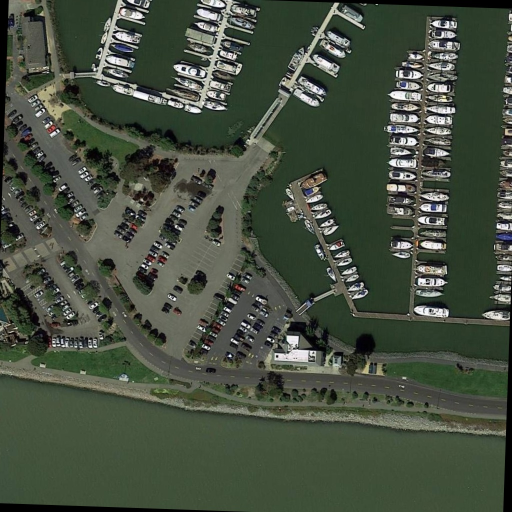
#> input picture assets/DOTA8-MOT/train/P0861__1024__0___1648/img1/000001.jpg, 1024 x 1024 px (shown at 1/2 size)
$ python -i gmc.py   (imports and definitions only)
#> lines starting #> are read from the running program, lines starting #| are printed output that depends on the picture
#> further down, picture is the input picture: shape (1024, 1024, 3); mean B, G, R 64, 78.9, 69.8
import copy

import cv2
import matplotlib.pyplot as plt
import numpy as np


class GlobalMotionCompensation:
    def __init__(self, method="sparseOptFlow", downscale=2, verbose=None):
        self.method = method
        self.downscale = max(1, int(downscale))

        if self.method == "orb":
            self.detector = cv2.FastFeatureDetector_create(20)
            self.extractor = cv2.ORB_create()
            self.matcher = cv2.BFMatcher(cv2.NORM_HAMMING)

        elif self.method == "sift":
            self.detector = cv2.SIFT_create(
                nOctaveLayers=3, contrastThreshold=0.02, edgeThreshold=20
            )
            self.extractor = cv2.SIFT_create(
                nOctaveLayers=3, contrastThreshold=0.02, edgeThreshold=20
            )
            self.matcher = cv2.BFMatcher(cv2.NORM_L2)

        elif self.method == "ecc":
            number_of_iterations = 5000
            termination_eps = 1e-6
            self.warp_mode = cv2.MOTION_EUCLIDEAN
            self.criteria = (
                cv2.TERM_CRITERIA_EPS | cv2.TERM_CRITERIA_COUNT,
                number_of_iterations,
                termination_eps,
            )

        elif self.method == "sparseOptFlow":
            self.feature_params = dict(
                maxCorners=1000,
                qualityLevel=0.01,
                minDistance=1,
                blockSize=3,
                useHarrisDetector=False,
                k=0.04,
            )
            # self.gmc_file = open('GMC_results.txt', 'w')

        elif self.method == "file" or self.method == "files":
            seqName = verbose[0]
            ablation = verbose[1]
            if ablation:
                filePath = r"tracker/GMC_files/MOT17_ablation"
            else:
                filePath = r"tracker/GMC_files/MOTChallenge"

            if "-FRCNN" in seqName:
                seqName = seqName[:-6]
            elif "-DPM" in seqName:
                seqName = seqName[:-4]
            elif "-SDP" in seqName:
                seqName = seqName[:-4]

            self.gmcFile = open(filePath + "/GMC-" + seqName + ".txt", "r")

            if self.gmcFile is None:
                raise ValueError(
                    "Error: Unable to open GMC file in directory:" + filePath
                )
        elif self.method == "none" or self.method == "None":
            self.method = "none"
        else:
            raise ValueError("Error: Unknown GMC method:" + method)

        self.prevFrame = None
        self.prevKeyPoints = None
        self.prevDescriptors = None

        self.initializedFirstFrame = False

    def apply(self, raw_frame, detections=None):
        if self.method == "orb" or self.method == "sift":
            return self.applyFeaures(raw_frame, detections)
        elif self.method == "ecc":
            return self.applyEcc(raw_frame, detections)
        elif self.method == "sparseOptFlow":
            return self.applySparseOptFlow(raw_frame, detections)
        elif self.method == "file":
            return self.applyFile(raw_frame, detections)
        elif self.method == "none":
            return np.eye(2, 3)
        else:
            return np.eye(2, 3)

    # [174 lines left out: functions applyEcc, applyFeaures, not called in this run]

    def applySparseOptFlow(self, raw_frame, detections=None):

        # Initialize
        height, width, _ = raw_frame.shape
#> height = 1024; width = 1024
        frame = cv2.cvtColor(raw_frame, cv2.COLOR_BGR2GRAY)
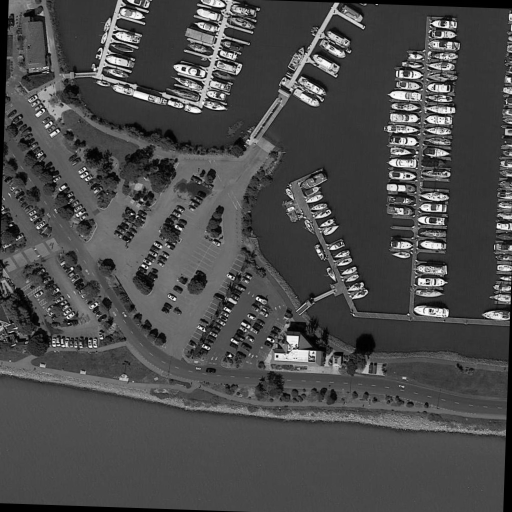
#> frame: shape (1024, 1024) (shown at 1/2 size); min 0, max 255, mean 74.5
        H = np.eye(2, 3)

        # Downscale image
        if self.downscale > 1.0:
            # frame = cv2.GaussianBlur(frame, (3, 3), 1.5)
            frame = cv2.resize(
                frame, (width // self.downscale, height // self.downscale)
            )
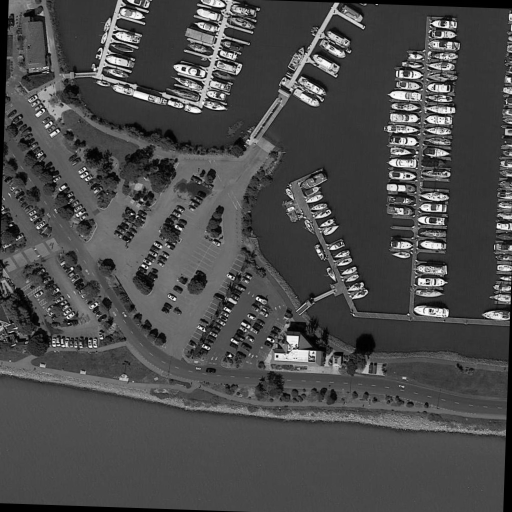
#> frame: shape (512, 512); min 0, max 253, mean 74.6

        # find the keypoints
        keypoints = cv2.goodFeaturesToTrack(frame, mask=None, **self.feature_params)
#> keypoints = 1000 rows, first 8: [230, 355], [277, 356], [440, 205], [71, 268], [409, 176], [200, 111], [416, 152], [414, 176]

        # Handle first frame
        if not self.initializedFirstFrame:
            # Initialize data
            self.prevFrame = frame.copy()
            self.prevKeyPoints = copy.copy(keypoints)
#> self.prevKeyPoints has the same summary as keypoints

            # Initialization done
            self.initializedFirstFrame = True

            return H

        # find correspondences
        matchedKeypoints, status, err = cv2.calcOpticalFlowPyrLK(
            self.prevFrame, frame, self.prevKeyPoints, None
        )

        # leave good correspondences only
        prevPoints = []
        currPoints = []

        for i in range(len(status)):
            if status[i]:
                prevPoints.append(self.prevKeyPoints[i])
                currPoints.append(matchedKeypoints[i])

        prevPoints = np.array(prevPoints)
        currPoints = np.array(currPoints)

        # Find rigid matrix
        if (np.size(prevPoints, 0) > 4) and (
            np.size(prevPoints, 0) == np.size(prevPoints, 0)
        ):
            H, inliesrs = cv2.estimateAffinePartial2D(
                prevPoints, currPoints, cv2.RANSAC
            )

            # Handle downscale
            if self.downscale > 1.0:
                H[0, 2] *= self.downscale
                H[1, 2] *= self.downscale
        else:
            print("Warning: not enough matching points")

        # Store to next iteration
        self.prevFrame = frame.copy()
        self.prevKeyPoints = copy.copy(keypoints)

        # gmc_line = str(1000 * (t1 - t0)) + "\t" + str(H[0, 0]) + "\t" + str(H[0, 1]) + "\t" + str(
        #     H[0, 2]) + "\t" + str(H[1, 0]) + "\t" + str(H[1, 1]) + "\t" + str(H[1, 2]) + "\n"
        # self.gmc_file.write(gmc_line)

        return H

    # [12 lines left out: function applyFile, not called in this run]

>>> import cv2
>>> picture = cv2.imread('../../assets/DOTA8-MOT/train/P0861__1024__0___1648/img1/000001.jpg')
>>> result = GlobalMotionCompensation().apply(picture)
#> result = [[1, 0, 0], [0, 1, 0]]

$ run again, on assets/DOTA8-MOT/train/P0861__1024__0___1648/img1/000004.jpg
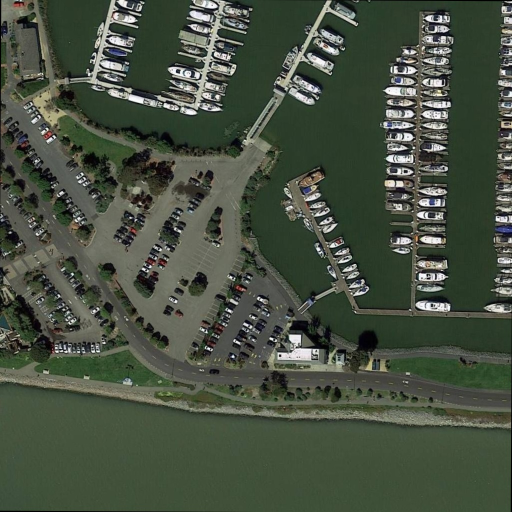
#> input picture assets/DOTA8-MOT/train/P0861__1024__0___1648/img1/000004.jpg, 1024 x 1024 px (shown at 1/2 size)
#> picture is the input picture: shape (1024, 1024, 3); mean B, G, R 65, 80.1, 70.9
#> in applySparseOptFlow, `frame = cv2.cvtColor(raw_frame, cv2.COLOR_BGR2GRAY)`:
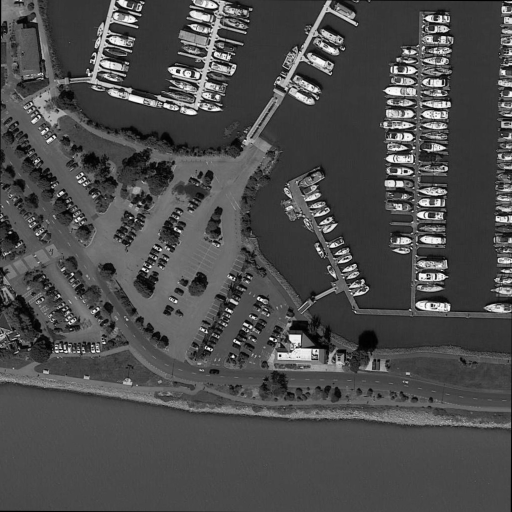
#> frame: shape (1024, 1024) (shown at 1/2 size); min 0, max 255, mean 75.7
#> in applySparseOptFlow, `frame = cv2.resize( frame, (width // self.downscale, height // self.do..`:
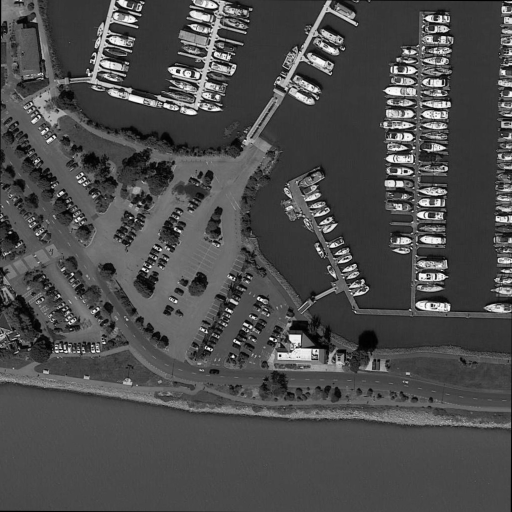
#> frame: shape (512, 512); min 0, max 253, mean 75.8
#> keypoints = 1000 rows, first 8: [233, 356], [280, 355], [72, 274], [404, 171], [407, 171], [396, 67], [106, 40], [216, 6]
#> self.prevKeyPoints has the same summary as keypoints
#> result = [[1, 0, 0], [0, 1, 0]]
